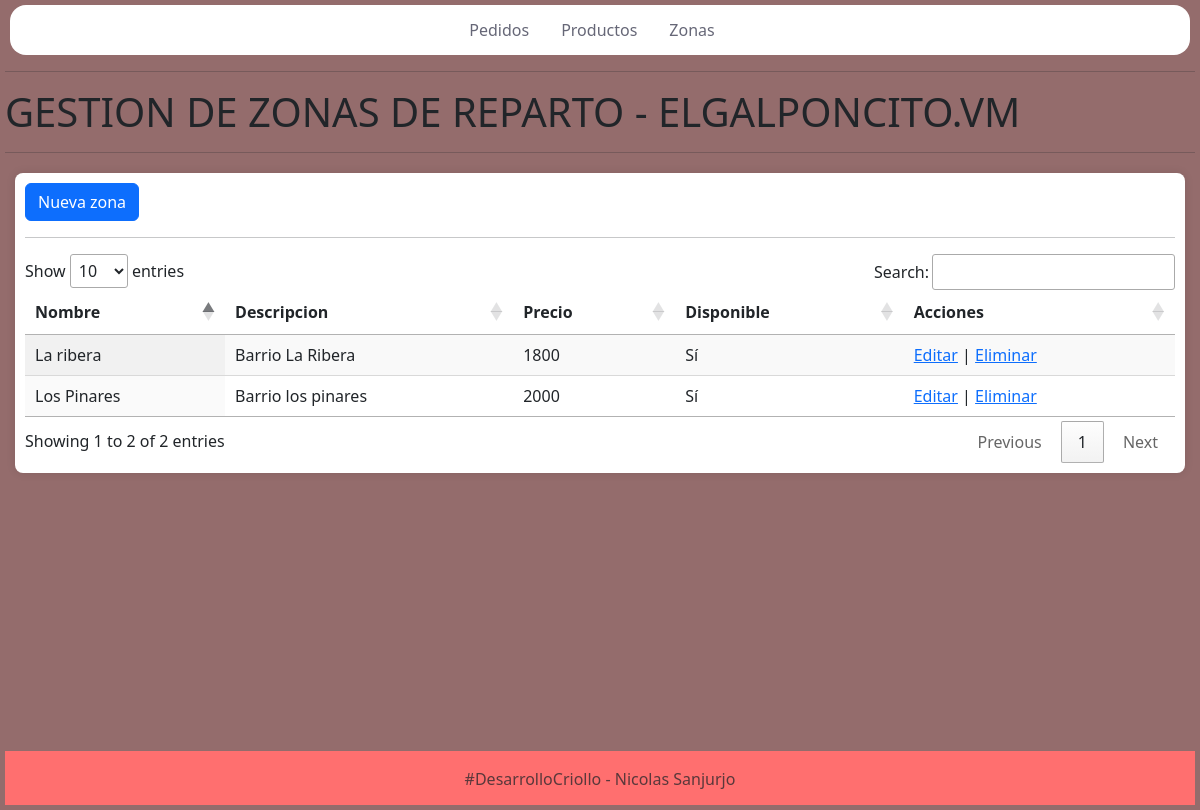
The app's page /gestionargalponcito/zonas/ with its own data.
### zonas/models.py (models this page shows, shortened)
class Zona(models.Model):
    nombre_zona = models.CharField(max_length=50)
    descripcion_zona = models.CharField(max_length=100)
    costo = models.IntegerField()
    disponible = models.BooleanField(default=True)

### zonas/views.py (the view)
# urls.py: path('gestionargalponcito/zonas/', include('zonas.urls')),
def zonas(request):
    zonas = Zona.objects.all()
    return render(request, 'zonas/zonas.html', {'zonas': zonas})

### templates/zonas/zonas.html (shortened to what this page needs)
{% extends "gestion/index.html" %}
{% load static %}
{% block content %}
<HR></HR>
<H1>GESTION DE ZONAS DE REPARTO - ELGALPONCITO.VM</H1>
<HR></HR>
<div id="contenedor">
    <a class="btn btn-primary" href="{% url 'NuevaZona' %}" role="button">Nueva zona</a>
    <hr>
	<table id="myTable" class="display">
	    <thead>
		<tr>
		<th>Nombre</th>
		<th>Descripcion</th>
		<th>Precio</th>
        <th>Disponible</th>
        <th>Acciones</th>
		</tr>
		</thead>
		<tbody>
            {% for zona in zonas %}
            <tr>
                <td>{{ zona.nombre_zona }}</td>
                <td>{{ zona.descripcion_zona }}</td>
                <td>{{ zona.costo }}</td>
                <td>{% if zona.disponible %}Sí{% else %}No{% endif %}</td>
                <td>
                    <a href="{% url 'update_zon' pk=zona.id %}">Editar</a>
                    |
                    <a href="{% url 'delete_zon' pk=zona.id %}">Eliminar</a>
                </td>
            </tr>
        {% endfor %}
		</tbody>
	</table>
</div>
{% endblock  %}

### static/css/index_styles.css (style rules this page uses)
body { position: relative; background-color: rgba(78, 11, 11, 0.6); margin: 5px; min-height: 100vh; }
#contenedor { margin-top: 20px; margin-left: 10px; margin-right: 10px; background-color: #fff; padding: 20px; border-radius: 8px; box-shadow: 0px 0px 10px rgba(0, 0, 0, 0.1); }
#contenedor { overflow-x: auto; padding: 10px; }
#myTable { width: 100%; max-width: 100%; table-layout: auto; }
#myTable th, #myTable td { white-space: nowrap; overflow: hidden; text-overflow: ellipsis; }

### records on screen
Zona: nombre_zona "La ribera", descripcion_zona "Barrio La Ribera", costo "1800", disponible "Sí"
Zona: nombre_zona "Los Pinares", descripcion_zona "Barrio los pinares", costo "2000", disponible "Sí"
